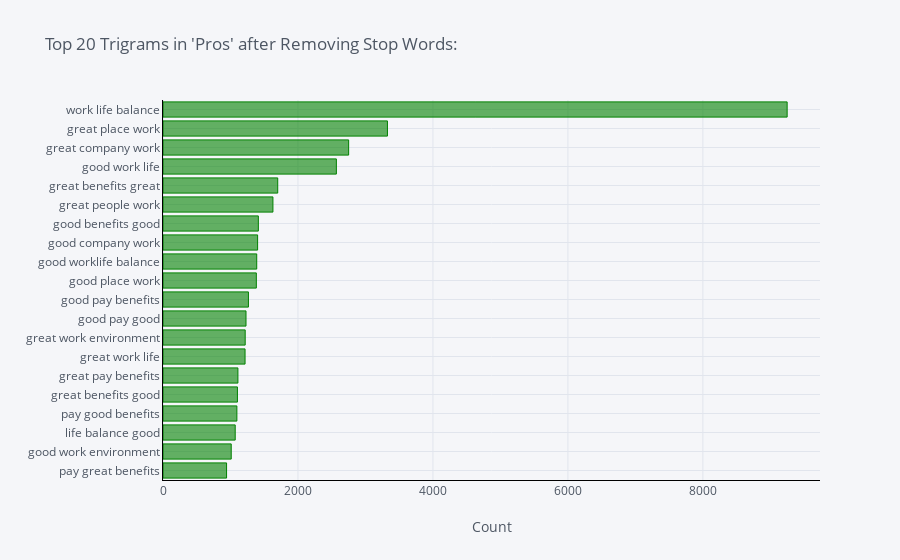

The code cell stored with this chart in its notebook:
### Code cell
df3.groupby('pros').sum()['count'].sort_values(ascending=True).iplot(
    kind='bar', xTitle='Count', linecolor='black', orientation = 'h', color='green', title="Top 20 Trigrams in 'Pros' after Removing Stop Words:")

### Figure 1 — Plotly figure (JSON) as saved in the notebook; plotly's stock layout.template omitted (floating-point values rounded to 4 significant figures)
{"data": [{"marker": {"color": "rgba(0, 128, 0, 0.6)", "line": {"color": "rgba(0, 128, 0, 1.0)", "width": 1}}, "name": "count", "orientation": "h", "text": "", "type": "bar", "x": [942, 1011, 1070, 1095, 1103, 1110, 1216, 1218, 1230, 1266, 1383, 1389, 1402, 1413, 1629, 1700, 2569, 2751, 3326, 9249], "y": ["pay great benefits", "good work environment", "life balance good", "pay good benefits", "great benefits good", "great pay benefits", "great work life", "great work environment", "good pay good", "good pay benefits", "good place work", "good worklife balance", "good company work", "good benefits good", "great people work", "great benefits great", "good work life", "great company work", "great place work", "work life balance"]}], "layout": {"legend": {"bgcolor": "#F5F6F9", "font": {"color": "#4D5663"}}, "paper_bgcolor": "#F5F6F9", "plot_bgcolor": "#F5F6F9", "title": {"font": {"color": "#4D5663"}, "text": "Top 20 Trigrams in 'Pros' after Removing Stop Words:"}, "xaxis": {"gridcolor": "#E1E5ED", "linecolor": "black", "showgrid": true, "tickfont": {"color": "#4D5663"}, "title": {"font": {"color": "#4D5663"}, "text": "Count"}, "zerolinecolor": "#E1E5ED"}, "yaxis": {"gridcolor": "#E1E5ED", "linecolor": "black", "showgrid": true, "tickfont": {"color": "#4D5663"}, "title": {"font": {"color": "#4D5663"}, "text": ""}, "zerolinecolor": "#E1E5ED"}}}
